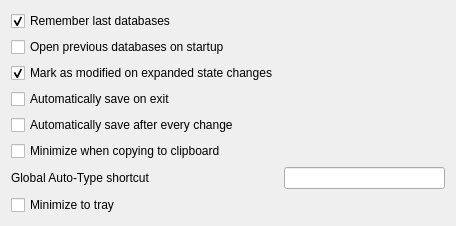
<?xml version="1.0" encoding="UTF-8"?>
<ui version="4.0">
 <class>SettingsWidgetGeneral</class>
 <widget class="QWidget" name="SettingsWidgetGeneral">
  <property name="geometry">
   <rect>
    <x>0</x>
    <y>0</y>
    <width>456</width>
    <height>185</height>
   </rect>
  </property>
  <layout class="QFormLayout" name="formLayout">
   <item row="0" column="0">
    <widget class="QCheckBox" name="rememberLastDatabasesCheckBox">
     <property name="text">
      <string>Remember last databases</string>
     </property>
     <property name="checked">
      <bool>true</bool>
     </property>
    </widget>
   </item>
   <item row="2" column="0">
    <widget class="QCheckBox" name="modifiedExpandedChangedCheckBox">
     <property name="text">
      <string>Mark as modified on expanded state changes</string>
     </property>
     <property name="checked">
      <bool>true</bool>
     </property>
    </widget>
   </item>
   <item row="4" column="0">
    <widget class="QCheckBox" name="autoSaveAfterEveryChangeCheckBox">
     <property name="text">
      <string>Automatically save after every change</string>
     </property>
    </widget>
   </item>
   <item row="3" column="0">
    <widget class="QCheckBox" name="autoSaveOnExitCheckBox">
     <property name="text">
      <string>Automatically save on exit</string>
     </property>
    </widget>
   </item>
   <item row="6" column="0">
    <widget class="QLabel" name="autoTypeShortcutLabel">
     <property name="text">
      <string>Global Auto-Type shortcut</string>
     </property>
    </widget>
   </item>
   <item row="6" column="1">
    <widget class="ShortcutWidget" name="autoTypeShortcutWidget"/>
   </item>
   <item row="1" column="0">
    <widget class="QCheckBox" name="openPreviousDatabasesOnStartupCheckBox">
     <property name="text">
      <string>Open previous databases on startup</string>
     </property>
    </widget>
   </item>
   <item row="5" column="0">
    <widget class="QCheckBox" name="minimizeOnCopyCheckBox">
     <property name="text">
      <string>Minimize when copying to clipboard</string>
     </property>
    </widget>
   </item>
   <item row="7" column="0">
    <widget class="QCheckBox" name="minimizeToTrayCheckBox">
     <property name="text">
      <string>Minimize to tray</string>
     </property>
    </widget>
   </item>
  </layout>
 </widget>
 <customwidgets>
  <customwidget>
   <class>ShortcutWidget</class>
   <extends>QLineEdit</extends>
   <header>autotype/ShortcutWidget.h</header>
  </customwidget>
 </customwidgets>
 <tabstops>
  <tabstop>rememberLastDatabasesCheckBox</tabstop>
  <tabstop>openPreviousDatabasesOnStartupCheckBox</tabstop>
  <tabstop>modifiedExpandedChangedCheckBox</tabstop>
  <tabstop>autoSaveOnExitCheckBox</tabstop>
  <tabstop>autoSaveAfterEveryChangeCheckBox</tabstop>
  <tabstop>minimizeOnCopyCheckBox</tabstop>
  <tabstop>autoTypeShortcutWidget</tabstop>
 </tabstops>
 <resources/>
 <connections/>
</ui>
